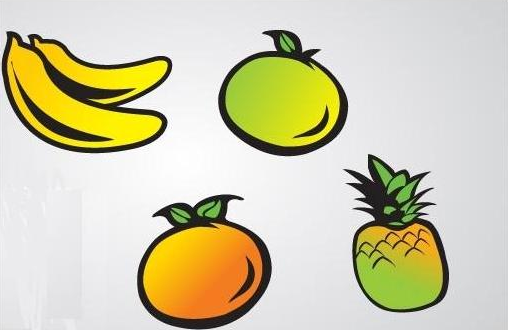
#> input picture FilterAlgo/Lab4-image.png, 508 x 331 px
$ python filtering.py
#> lines starting #> are read from the running program, lines starting #| are printed output that depends on the picture; after the words box and inside, x2 and y2 are one past the last pixel; in counts of white or black regions, pixels touching at a corner belong together
import  cv2
import numpy as np

def avgfillter(img):
    height, width = img.shape
    newImg = img.copy()
    for i in range(3):
        for j in range(3):
            fillValues = []
            fillValues.append(img[i, j])
            if ( i != 0):
                fillValues.append(img[i - 1, j])
                if(j != 0):
                    fillValues.append(img[i-1 , j-1])

                if(j != width-1):
                    fillValues.append(img[i - 1, j+1])
            if( j != 0):
                fillValues.append(img[i, j - 1])
            if(j != width -1):
                fillValues.append(img[i, j + 1])
            if(i != height-1):
                fillValues.append(img[i + 1, j])
                if(j != 0):
                    fillValues.append(img[i + 1, j - 1])
                if(j != width -1):
                    fillValues.append(img[i + 1, j + 1])
            fillValues.sort()
            newImg[i,j] = fillValues[int(len(fillValues)/2)]

    return newImg

img = cv2.imread("Lab4-image.png",0)
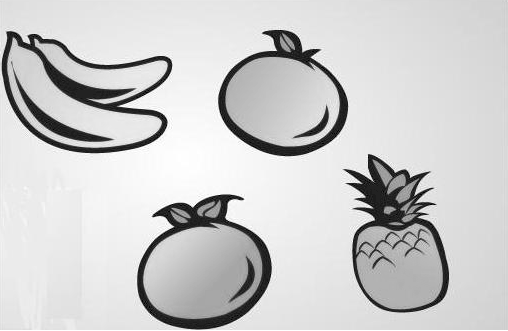
#> img: shape (331, 508); min 0, max 255, mean 204.5

img1 = avgfillter(img)
#> after the loop in avgfillter, `for i in range(3):`: newImg: shape (331, 508); under 0.01% of pixels changed, all inside (x1, y1, x2, y2) = (0, 0, 3, 3)

cv2.imwrite("avg.png", img1)
